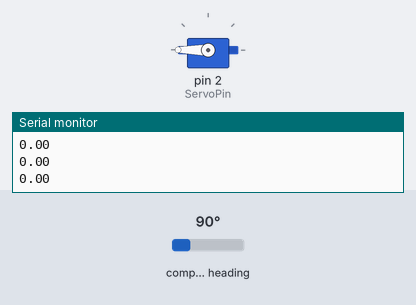
This sketch was run on a simulated Arduino Uno, built with avr-gcc and run on an emulated ATmega328P. On the bench: servo, the last lines printed to the serial monitor. The test bench sets the inputs (shaded band); at power-on: compass heading 90°.

Above: at 2.3 s.
2.4 s: compass heading set to 7°
At 3.7 s:
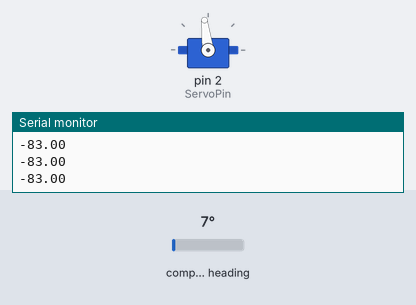
4.2 s: compass heading set to 269°
At 5.4 s:
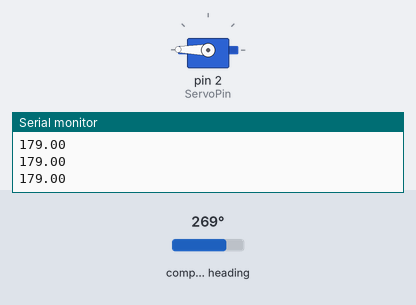
5.9 s: compass heading set to 16°
At 7.1 s:
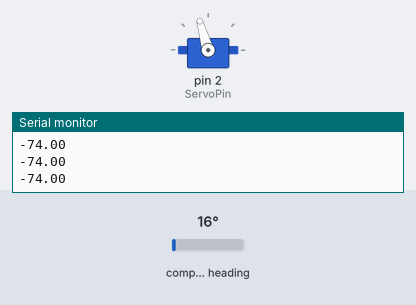
7.7 s: compass heading set to 90°
At 8.7 s:
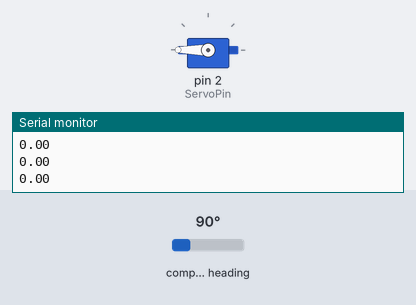
Timing chart, 0 to 10.4 s (numbered marks = the images above; inputs shaded):
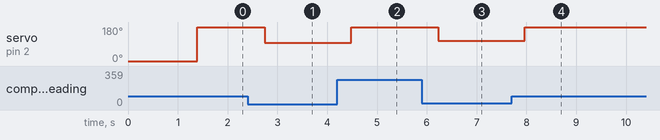

Measured:
- after the input at 2.4 s, servo on pin 2 (ServoPin): 180° → 97° after 0.34 s
- after the input at 4.2 s, servo on pin 2 (ServoPin): 97° → 179° after 0.29 s
- after the input at 5.9 s, servo on pin 2 (ServoPin): 179° → 106° after 0.33 s
- after the input at 7.7 s, servo on pin 2 (ServoPin): 106° → 180° after 0.27 s

The sketch:

Servo_magnometer_test.ino
```cpp
//include header file for various functions
#include "Coordinate_find.h"
#include "Motor_functions.h"
#include "Magnometer.h"
// define functions

float original_angle_compass;
float current_angle;

void setup() {
       Serial.begin(9600);

        //set up servo
        ultrasound_turner.attach(ServoPin);   //attach to a pin
        ultrasound_turner.write(0);  //initilise servo to 0
        delay(1000);
        mag.begin(); //turn the magnometer on
        //read the original magnometer angle here and treat this is 0
        original_angle_compass=compass();

        Serial.println(original_angle_compass);

        //set up magnometer


}


void loop() {
        //get data

        //find current angle here using magnometer and the difference from the 0 point
        current_angle = relative_angle(original_angle_compass,compass());
       Serial.println(current_angle);
        if (current_angle<3){
              ultrasound_turner.write(current_angle+180); //turn the servo to face the direction original direction
        }
        else{
              ultrasound_turner.write(current_angle);   //as servo only turns 180 degrees so we will need to reset it when it turns past here to keep perpendicular
        }


}
```

Coordinate_find.h
```cpp
const int trigPinx = 9;
const int trigPiny = 10;
const int echoPinx = 11;
const int echoPiny = 12;
//defines zero coordinate and current coordinate
int zero[2];
int coordinate[2];
int setup_or_loop = 0;
void xycoordinate();
```

Coordinate_find.ino
```cpp
void xycoordinate() {     //coordinate finding function
        //get the x coordinate
        // defines ultrasound variables
        long xduration;
        int xdistance;
        long yduration;
        int ydistance;
        // Clears the trigPin
        digitalWrite(trigPinx, LOW);
        delayMicroseconds(2);
        // Sets the trigPin on HIGH state for 10 micro seconds
        digitalWrite(trigPinx, HIGH);
        delayMicroseconds(10);
        digitalWrite(trigPinx, LOW);
        // Reads the echoPin, returns the sound wave travel time in microseconds
        xduration = pulseIn(echoPinx, HIGH);
        // Calculating the distance
        xdistance= xduration*0.034/2;
        //get the y coordinate

        // Clears the trigPin
        digitalWrite(trigPiny, LOW);
        delayMicroseconds(2);
        // Sets the trigPin on HIGH state for 10 micro seconds
        digitalWrite(trigPiny, HIGH);
        delayMicroseconds(10);
        digitalWrite(trigPiny, LOW);
        // Reads the echoPin, returns the sound wave travel time in microseconds
        yduration = pulseIn(echoPiny, HIGH);
        // Calculating the distance
        ydistance= yduration*0.034/2;
        if (setup_or_loop==0){
          int xcoordinate = xdistance;
          int ycoordinate = ydistance;
          zero[0] = xcoordinate;
          zero[1]=ycoordinate;
          setup_or_loop+=1;
        }
        else{
        int xcoordinate = xdistance-zero[0];
        int ycoordinate = ydistance-zero[1];
        coordinate[0] = xcoordinate ;
        coordinate[1]=ycoordinate;

        }


}
```

Magnometer.h
```cpp
#include <Adafruit_Sensor.h>
#include <Adafruit_HMC5883_U.h>


//initilise compass
Adafruit_HMC5883_Unified mag = Adafruit_HMC5883_Unified(12345);
float compass();
float relative_angle(float original_angle, float current_angle); //normalise for a nice value to put into the motor
//servo

#include <Servo.h>
Servo ultrasound_turner;
const int ServoPin = 2;
```

Magnometer.ino
```cpp
//find angle function

float compass(){
  sensors_event_t event;    //set up event
  mag.getEvent(&event);
  float heading=0;
  for (int i=1;i<20;i+=1){
  heading += atan2(event.magnetic.y, event.magnetic.x);    //get x and y magnetic fields
  delay(10);
  }
  heading = heading/19;
  float declinationAngle = 0;
  heading += declinationAngle;   //this is based on location
   // Correct for when signs are reversed.
  if(heading < 0)
    heading += 2*PI;

  // Check for wrap due to addition of declination.
  if(heading > 2*PI)
    heading -= 2*PI;

  // Convert radians to degrees for readability.
  float headingDegrees = heading * 180/M_PI;
  return headingDegrees;
}

float relative_angle(float original_angle, float current_angle){
  int angle= current_angle-original_angle;
  if ((angle)>180){
    angle = angle-360;
  }
  else if ((angle)<-180){
    angle = angle+360;
  }
  return angle;
}
```

Motor_functions.h
```cpp
#include <Wire.h>
#include <Adafruit_MotorShield.h>


void motor_follow_angle(float current_angle,float desired_angle);
void turn(int current_angle, int turn_angle);
void stop_robot();
void turn_no_compass(int turn_time,int direction_turn);
//set up motor
Adafruit_MotorShield AFMS = Adafruit_MotorShield();
Adafruit_DCMotor *MotorLeft = AFMS.getMotor(2);
Adafruit_DCMotor *MotorRight = AFMS.getMotor(1);
int p_out ; //gain for motor control
```

Motor_functions.ino
```cpp
void motor_follow_angle(float current_angle,float desired_angle){
         Serial.println("current_angle is:");
         Serial.println(current_angle);
         Serial.println("desired angle is:");
         Serial.println(desired_angle);
         int M_average = 100;
         int k_p_large=5; //for when it is out by more than 5
         int k_p_small=5;  //for when it is only a small deviation
         float e = current_angle-desired_angle; //if this is positive we are veering to the right
         Serial.println("error is");
         Serial.println(e);
         if (-5 <e and e<5){
         p_out = k_p_small*e;
         }
         else{
         p_out = k_p_large*e;  //set gain
         }
         int right_motor_out = M_average +p_out;
         int left_motor_out = M_average -p_out;
         if (right_motor_out>255){
            right_motor_out=255;
         }
         if (left_motor_out>255){
            left_motor_out=255;
         }
         if (right_motor_out<0){
            right_motor_out=0;
         }
         if (left_motor_out<0){
            left_motor_out=0;
         }
         MotorLeft->setSpeed(left_motor_out);
         MotorLeft->run(FORWARD);
         MotorRight->setSpeed(right_motor_out);
         MotorRight->run(FORWARD);
         Serial.println(left_motor_out);
         Serial.println(right_motor_out);


}


//turn x degrees
void turn(int current_angle, int turn_angle){
    int direction_turn = turn_angle/abs(turn_angle);  //positive is clockwise and negative is AC
    float target_angle = current_angle+turn_angle;
    float e =(target_angle-relative_angle(original_angle_compass,compass()));

      Serial.print("Error");
      Serial.println(e);

    while ((e)>5)   //while we are over 5 degrees from the angle we want to be at use the proportional control to get there
         {
                 int M_average = 100;
                 int k_p = 5;

                 Serial.println(e);
                 int p_out = e*k_p;
                 int direction_turn = e/abs(e);
                 int left_motor_out = (M_average +p_out);
                 int right_motor_out = (M_average +p_out);
                 if (right_motor_out>255){
                    right_motor_out=255;
                 }
                 if (left_motor_out>255){
                    left_motor_out=255;
         }
                 if (direction_turn==1){
                 MotorLeft->setSpeed(left_motor_out);
                 MotorLeft->run(FORWARD);
                 MotorRight->setSpeed(right_motor_out);
                 MotorRight->run(BACKWARD);
                 Serial.println(left_motor_out);
                 Serial.println(right_motor_out);
                 }
                 else{
                 MotorLeft->setSpeed(left_motor_out);
                 MotorLeft->run(BACKWARD);
                 MotorRight->setSpeed(right_motor_out);
                 MotorRight->run(FORWARD);
                 Serial.println(left_motor_out);
                 Serial.println(right_motor_out);

                 }
                current_angle = relative_angle(original_angle_compass,compass());
                e = (target_angle-current_angle);


         }

}
//stop function
void stop_robot(){
         MotorLeft->setSpeed(0);
         MotorLeft->run(FORWARD);
         MotorRight->setSpeed(0);
         MotorRight->run(FORWARD);
}

void turn_no_compass(int turn_time,int direction_turn){   //driection turn = 1 for right and -1 for left, turn time in secs
                 int left_motor_out=255*direction_turn;
                 int right_motor_out=255*direction_turn*(-1);
                 MotorLeft->setSpeed(left_motor_out);
                 MotorLeft->run(FORWARD);
                 MotorRight->setSpeed(right_motor_out);
                 MotorRight->run(FORWARD);
                 delay(turn_time*1000);
                 MotorLeft->setSpeed(0);
                 MotorLeft->run(FORWARD);
                 MotorRight->setSpeed(0);
                 MotorRight->run(FORWARD);
}
```
